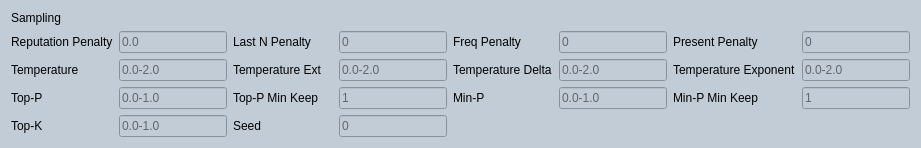
       <widget class="QWidget" name="widget" native="true">
        <property name="styleSheet">
         <string notr="true">background-color:#C1CCD6;</string>
        </property>
        <layout class="QGridLayout" name="gridLayout">
         <item row="0" column="0">
          <widget class="QLabel" name="lblSamplingTitle">
           <property name="minimumSize">
            <size>
             <width>100</width>
             <height>0</height>
            </size>
           </property>
           <property name="font">
            <font>
             <italic>false</italic>
             <bold>false</bold>
            </font>
           </property>
           <property name="text">
            <string>Sampling</string>
           </property>
          </widget>
         </item>
         <item row="1" column="2">
          <widget class="QLabel" name="lblPenaltyLastN">
           <property name="minimumSize">
            <size>
             <width>100</width>
             <height>0</height>
            </size>
           </property>
           <property name="font">
            <font>
             <italic>false</italic>
             <bold>false</bold>
            </font>
           </property>
           <property name="text">
            <string>Last N Penalty</string>
           </property>
          </widget>
         </item>
         <item row="2" column="3">
          <widget class="QLineEdit" name="editTemperatureExt">
           <property name="font">
            <font>
             <italic>false</italic>
             <bold>false</bold>
            </font>
           </property>
           <property name="text">
            <string/>
           </property>
           <property name="placeholderText">
            <string>0.0-2.0</string>
           </property>
          </widget>
         </item>
         <item row="3" column="6">
          <widget class="QLabel" name="lblMinP">
           <property name="minimumSize">
            <size>
             <width>100</width>
             <height>0</height>
            </size>
           </property>
           <property name="font">
            <font>
             <italic>false</italic>
             <bold>false</bold>
            </font>
           </property>
           <property name="text">
            <string>Min-P</string>
           </property>
          </widget>
         </item>
         <item row="3" column="1">
          <widget class="QLineEdit" name="editTopP">
           <property name="font">
            <font>
             <italic>false</italic>
             <bold>false</bold>
            </font>
           </property>
           <property name="text">
            <string/>
           </property>
           <property name="placeholderText">
            <string>0.0-1.0</string>
           </property>
          </widget>
         </item>
         <item row="3" column="2">
          <widget class="QLabel" name="lblTopPMinKeep">
           <property name="minimumSize">
            <size>
             <width>100</width>
             <height>0</height>
            </size>
           </property>
           <property name="font">
            <font>
             <italic>false</italic>
             <bold>false</bold>
            </font>
           </property>
           <property name="text">
            <string>Top-P Min Keep</string>
           </property>
          </widget>
         </item>
         <item row="1" column="7">
          <widget class="QLineEdit" name="editPenaltyFreq">
           <property name="font">
            <font>
             <italic>false</italic>
             <bold>false</bold>
            </font>
           </property>
           <property name="text">
            <string/>
           </property>
           <property name="placeholderText">
            <string>0</string>
           </property>
          </widget>
         </item>
         <item row="3" column="8">
          <widget class="QLabel" name="lblMinPMinKeep">
           <property name="minimumSize">
            <size>
             <width>100</width>
             <height>0</height>
            </size>
           </property>
           <property name="font">
            <font>
             <italic>false</italic>
             <bold>false</bold>
            </font>
           </property>
           <property name="text">
            <string>Min-P Min Keep</string>
           </property>
          </widget>
         </item>
         <item row="1" column="1">
          <widget class="QLineEdit" name="editPenaltyRepeat">
           <property name="font">
            <font>
             <italic>false</italic>
             <bold>false</bold>
            </font>
           </property>
           <property name="text">
            <string/>
           </property>
           <property name="placeholderText">
            <string>0.0</string>
           </property>
          </widget>
         </item>
         <item row="3" column="0">
          <widget class="QLabel" name="lblTopP">
           <property name="minimumSize">
            <size>
             <width>100</width>
             <height>0</height>
            </size>
           </property>
           <property name="font">
            <font>
             <italic>false</italic>
             <bold>false</bold>
            </font>
           </property>
           <property name="text">
            <string>Top-P</string>
           </property>
          </widget>
         </item>
         <item row="3" column="7">
          <widget class="QLineEdit" name="editMinP">
           <property name="font">
            <font>
             <italic>false</italic>
             <bold>false</bold>
            </font>
           </property>
           <property name="text">
            <string/>
           </property>
           <property name="placeholderText">
            <string>0.0-1.0</string>
           </property>
          </widget>
         </item>
         <item row="2" column="6">
          <widget class="QLabel" name="lblTemperatureDelta">
           <property name="minimumSize">
            <size>
             <width>100</width>
             <height>0</height>
            </size>
           </property>
           <property name="font">
            <font>
             <italic>false</italic>
             <bold>false</bold>
            </font>
           </property>
           <property name="text">
            <string>Temperature Delta</string>
           </property>
          </widget>
         </item>
         <item row="1" column="8">
          <widget class="QLabel" name="lblPenaltyPresent">
           <property name="minimumSize">
            <size>
             <width>100</width>
             <height>0</height>
            </size>
           </property>
           <property name="font">
            <font>
             <italic>false</italic>
             <bold>false</bold>
            </font>
           </property>
           <property name="text">
            <string>Present Penalty</string>
           </property>
          </widget>
         </item>
         <item row="1" column="6">
          <widget class="QLabel" name="lblPenaltyFreq">
           <property name="minimumSize">
            <size>
             <width>100</width>
             <height>0</height>
            </size>
           </property>
           <property name="font">
            <font>
             <italic>false</italic>
             <bold>false</bold>
            </font>
           </property>
           <property name="text">
            <string>Freq Penalty</string>
           </property>
          </widget>
         </item>
         <item row="2" column="2">
          <widget class="QLabel" name="lblTemperatureExt">
           <property name="minimumSize">
            <size>
             <width>100</width>
             <height>0</height>
            </size>
           </property>
           <property name="font">
            <font>
             <italic>false</italic>
             <bold>false</bold>
            </font>
           </property>
           <property name="text">
            <string>Temperature Ext</string>
           </property>
          </widget>
         </item>
         <item row="3" column="9">
          <widget class="QLineEdit" name="editMinPMinKeep">
           <property name="font">
            <font>
             <italic>false</italic>
             <bold>false</bold>
            </font>
           </property>
           <property name="text">
            <string/>
           </property>
           <property name="placeholderText">
            <string>1</string>
           </property>
          </widget>
         </item>
         <item row="2" column="1">
          <widget class="QLineEdit" name="editTemperature">
           <property name="font">
            <font>
             <italic>false</italic>
             <bold>false</bold>
            </font>
           </property>
           <property name="text">
            <string/>
           </property>
           <property name="placeholderText">
            <string>0.0-2.0</string>
           </property>
          </widget>
         </item>
         <item row="1" column="0">
          <widget class="QLabel" name="lblPenaltyRepeat">
           <property name="minimumSize">
            <size>
             <width>100</width>
             <height>0</height>
            </size>
           </property>
           <property name="font">
            <font>
             <italic>false</italic>
             <bold>false</bold>
            </font>
           </property>
           <property name="text">
            <string>Reputation Penalty</string>
           </property>
          </widget>
         </item>
         <item row="2" column="7">
          <widget class="QLineEdit" name="editTemperatureExtDelta">
           <property name="font">
            <font>
             <italic>false</italic>
             <bold>false</bold>
            </font>
           </property>
           <property name="text">
            <string/>
           </property>
           <property name="placeholderText">
            <string>0.0-2.0</string>
           </property>
          </widget>
         </item>
         <item row="1" column="9">
          <widget class="QLineEdit" name="editPenaltyPresent">
           <property name="font">
            <font>
             <italic>false</italic>
             <bold>false</bold>
            </font>
           </property>
           <property name="text">
            <string/>
           </property>
           <property name="placeholderText">
            <string>0</string>
           </property>
          </widget>
         </item>
         <item row="1" column="3">
          <widget class="QLineEdit" name="editPenaltyLastN">
           <property name="font">
            <font>
             <italic>false</italic>
             <bold>false</bold>
            </font>
           </property>
           <property name="text">
            <string/>
           </property>
           <property name="placeholderText">
            <string>0</string>
           </property>
          </widget>
         </item>
         <item row="2" column="0">
          <widget class="QLabel" name="lblTemperature">
           <property name="minimumSize">
            <size>
             <width>100</width>
             <height>0</height>
            </size>
           </property>
           <property name="font">
            <font>
             <italic>false</italic>
             <bold>false</bold>
            </font>
           </property>
           <property name="text">
            <string>Temperature</string>
           </property>
          </widget>
         </item>
         <item row="3" column="3">
          <widget class="QLineEdit" name="editTopPMinKeep">
           <property name="font">
            <font>
             <italic>false</italic>
             <bold>false</bold>
            </font>
           </property>
           <property name="text">
            <string/>
           </property>
           <property name="placeholderText">
            <string>1</string>
           </property>
          </widget>
         </item>
         <item row="4" column="0">
          <widget class="QLabel" name="lblTopK">
           <property name="minimumSize">
            <size>
             <width>100</width>
             <height>0</height>
            </size>
           </property>
           <property name="font">
            <font>
             <italic>false</italic>
             <bold>false</bold>
            </font>
           </property>
           <property name="text">
            <string>Top-K</string>
           </property>
          </widget>
         </item>
         <item row="4" column="1">
          <widget class="QLineEdit" name="editTopK">
           <property name="font">
            <font>
             <italic>false</italic>
             <bold>false</bold>
            </font>
           </property>
           <property name="text">
            <string/>
           </property>
           <property name="placeholderText">
            <string>0.0-1.0</string>
           </property>
          </widget>
         </item>
         <item row="2" column="8">
          <widget class="QLabel" name="lblTemperatureExponent">
           <property name="minimumSize">
            <size>
             <width>100</width>
             <height>0</height>
            </size>
           </property>
           <property name="font">
            <font>
             <italic>false</italic>
             <bold>false</bold>
            </font>
           </property>
           <property name="text">
            <string>Temperature Exponent</string>
           </property>
          </widget>
         </item>
         <item row="2" column="9">
          <widget class="QLineEdit" name="editTemperatureExtExponent">
           <property name="font">
            <font>
             <italic>false</italic>
             <bold>false</bold>
            </font>
           </property>
           <property name="text">
            <string/>
           </property>
           <property name="placeholderText">
            <string>0.0-2.0</string>
           </property>
          </widget>
         </item>
         <item row="4" column="2">
          <widget class="QLabel" name="lblSeed">
           <property name="minimumSize">
            <size>
             <width>100</width>
             <height>0</height>
            </size>
           </property>
           <property name="font">
            <font>
             <italic>false</italic>
             <bold>false</bold>
            </font>
           </property>
           <property name="text">
            <string>Seed</string>
           </property>
          </widget>
         </item>
         <item row="4" column="3">
          <widget class="QLineEdit" name="editSeed">
           <property name="font">
            <font>
             <italic>false</italic>
             <bold>false</bold>
            </font>
           </property>
           <property name="text">
            <string/>
           </property>
           <property name="placeholderText">
            <string>0</string>
           </property>
          </widget>
         </item>
        </layout>
       </widget>
